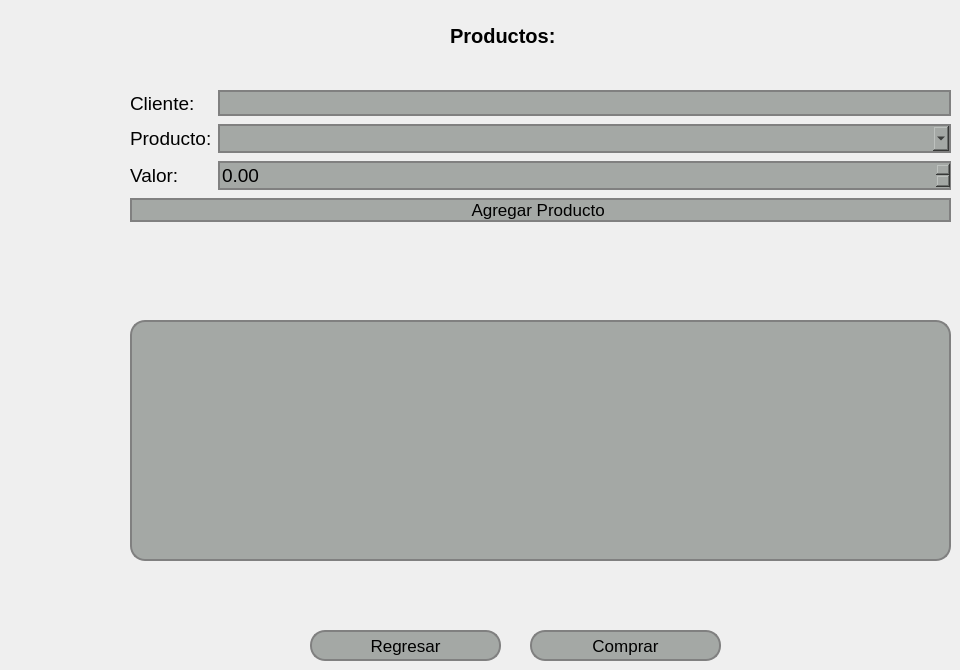
   <widget class="QWidget" name="page">
    <widget class="QTableWidget" name="tableWidgetVentas">
     <property name="geometry">
      <rect>
       <x>130</x>
       <y>320</y>
       <width>821</width>
       <height>241</height>
      </rect>
     </property>
     <property name="styleSheet">
      <string notr="true">
    background-color: #a4a8a5; /* Color del botón */
    border-radius: 15px;       /* Borde redondeado, ajusta el valor para más curvatura */
    border: 2px solid #808080; /* Opcional: agrega un borde de color gris */
</string>
     </property>
    </widget>
    <widget class="QPushButton" name="pushButtonComprar">
     <property name="geometry">
      <rect>
       <x>530</x>
       <y>630</y>
       <width>191</width>
       <height>31</height>
      </rect>
     </property>
     <property name="font">
      <font>
       <pointsize>13</pointsize>
      </font>
     </property>
     <property name="styleSheet">
      <string notr="true">QPushButton {
    background-color: #a4a8a5; /* Color del botón */
    border-radius: 15px;       /* Borde redondeado, ajusta el valor para más curvatura */
    border: 2px solid #808080; /* Opcional: agrega un borde de color gris */

}

QPushButton:hover {
    background-color: #b0b5b0; /* Color al pasar el mouse */
}

QPushButton:pressed {
    background-color: #8f938f; /* Color al hacer clic */
}
</string>
     </property>
     <property name="text">
      <string>Comprar</string>
     </property>
    </widget>
    <widget class="QLabel" name="label_59">
     <property name="geometry">
      <rect>
       <x>450</x>
       <y>20</y>
       <width>141</width>
       <height>31</height>
      </rect>
     </property>
     <property name="font">
      <font>
       <pointsize>15</pointsize>
       <weight>75</weight>
       <bold>true</bold>
      </font>
     </property>
     <property name="text">
      <string>Productos:</string>
     </property>
    </widget>
    <widget class="QWidget" name="formLayoutWidget_12">
     <property name="geometry">
      <rect>
       <x>130</x>
       <y>90</y>
       <width>821</width>
       <height>204</height>
      </rect>
     </property>
     <layout class="QFormLayout" name="formLayout_12">
      <property name="verticalSpacing">
       <number>8</number>
      </property>
      <item row="0" column="0">
       <widget class="QLabel" name="label_65">
        <property name="font">
         <font>
          <pointsize>14</pointsize>
         </font>
        </property>
        <property name="text">
         <string>Cliente:</string>
        </property>
       </widget>
      </item>
      <item row="1" column="0">
       <widget class="QLabel" name="label_61">
        <property name="font">
         <font>
          <pointsize>14</pointsize>
         </font>
        </property>
        <property name="text">
         <string>Producto:</string>
        </property>
       </widget>
      </item>
      <item row="1" column="1">
       <widget class="QComboBox" name="comboBoxProducto">
        <property name="font">
         <font>
          <pointsize>14</pointsize>
         </font>
        </property>
        <property name="styleSheet">
         <string notr="true">
    background-color: #a4a8a5; /* Color del botón */
    border-radius: 15px;       /* Borde redondeado, ajusta el valor para más curvatura */
    border: 2px solid #808080; /* Opcional: agrega un borde de color gris */
</string>
        </property>
       </widget>
      </item>
      <item row="2" column="0">
       <widget class="QLabel" name="label_64">
        <property name="font">
         <font>
          <pointsize>14</pointsize>
         </font>
        </property>
        <property name="text">
         <string>Valor:</string>
        </property>
       </widget>
      </item>
      <item row="2" column="1">
       <widget class="QDoubleSpinBox" name="doubleSpinBoxTarifa">
        <property name="font">
         <font>
          <pointsize>14</pointsize>
         </font>
        </property>
        <property name="styleSheet">
         <string notr="true">
    background-color: #a4a8a5; /* Color del botón */
    border-radius: 15px;       /* Borde redondeado, ajusta el valor para más curvatura */
    border: 2px solid #808080; /* Opcional: agrega un borde de color gris */
</string>
        </property>
       </widget>
      </item>
      <item row="3" column="0" colspan="2">
       <widget class="QPushButton" name="pushButtonTarifaHorario">
        <property name="font">
         <font>
          <pointsize>13</pointsize>
         </font>
        </property>
        <property name="styleSheet">
         <string notr="true">QPushButton {
    background-color: #a4a8a5; /* Color del botón */
    border-radius: 15px;       /* Borde redondeado, ajusta el valor para más curvatura */
    border: 2px solid #808080; /* Opcional: agrega un borde de color gris */

}

QPushButton:hover {
    background-color: #b0b5b0; /* Color al pasar el mouse */
}

QPushButton:pressed {
    background-color: #8f938f; /* Color al hacer clic */
}
</string>
        </property>
        <property name="text">
         <string>Agregar Producto </string>
        </property>
       </widget>
      </item>
      <item row="0" column="1">
       <widget class="QLineEdit" name="lineEditUsuarioProductos">
        <property name="font">
         <font>
          <pointsize>13</pointsize>
         </font>
        </property>
        <property name="styleSheet">
         <string notr="true">    background-color: #a4a8a5; /* Color del botón */
    border-radius: 15px;       /* Borde redondeado, ajusta el valor para más curvatura */
    border: 2px solid #808080; /* Opcional: agrega un borde de color gris */</string>
        </property>
       </widget>
      </item>
     </layout>
    </widget>
    <widget class="QPushButton" name="pushButtonRegresarVentas">
     <property name="geometry">
      <rect>
       <x>310</x>
       <y>630</y>
       <width>191</width>
       <height>31</height>
      </rect>
     </property>
     <property name="font">
      <font>
       <pointsize>13</pointsize>
      </font>
     </property>
     <property name="styleSheet">
      <string notr="true">QPushButton {
    background-color: #a4a8a5; /* Color del botón */
    border-radius: 15px;       /* Borde redondeado, ajusta el valor para más curvatura */
    border: 2px solid #808080; /* Opcional: agrega un borde de color gris */

}

QPushButton:hover {
    background-color: #b0b5b0; /* Color al pasar el mouse */
}

QPushButton:pressed {
    background-color: #8f938f; /* Color al hacer clic */
}
</string>
     </property>
     <property name="text">
      <string>Regresar</string>
     </property>
    </widget>
   </widget>
